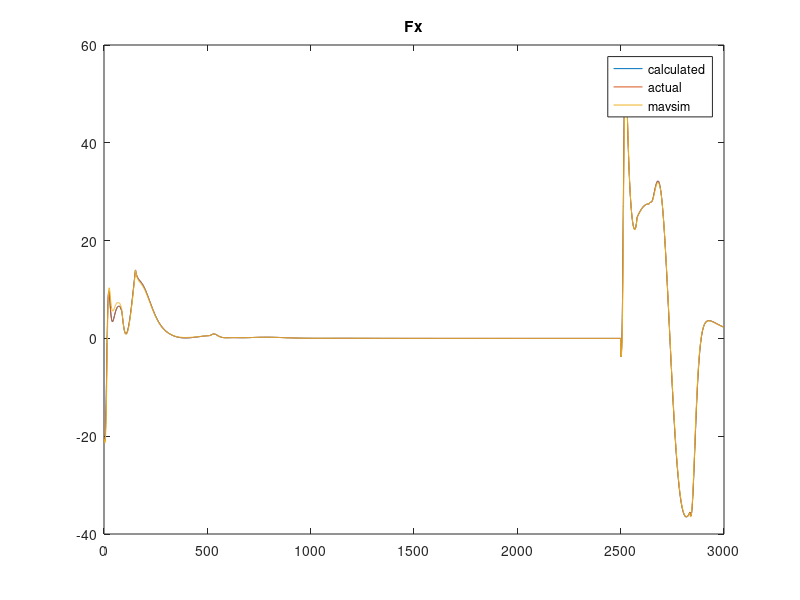
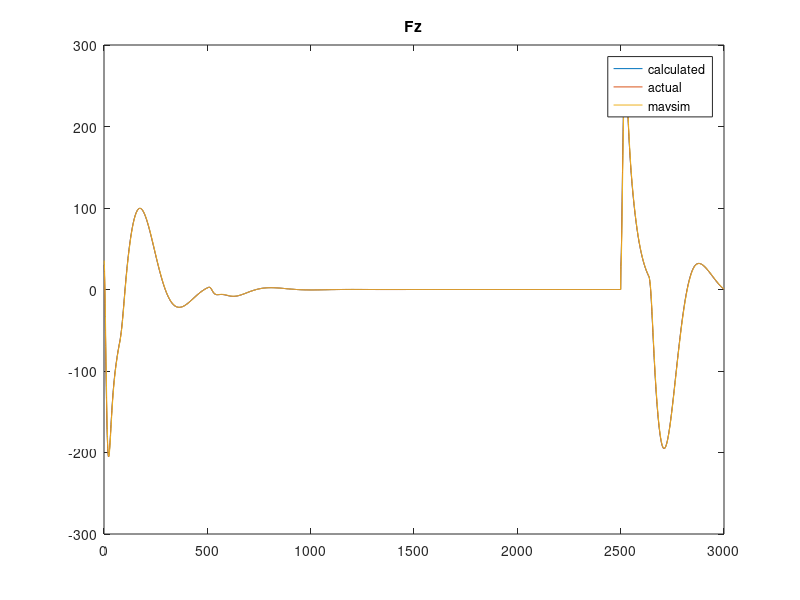
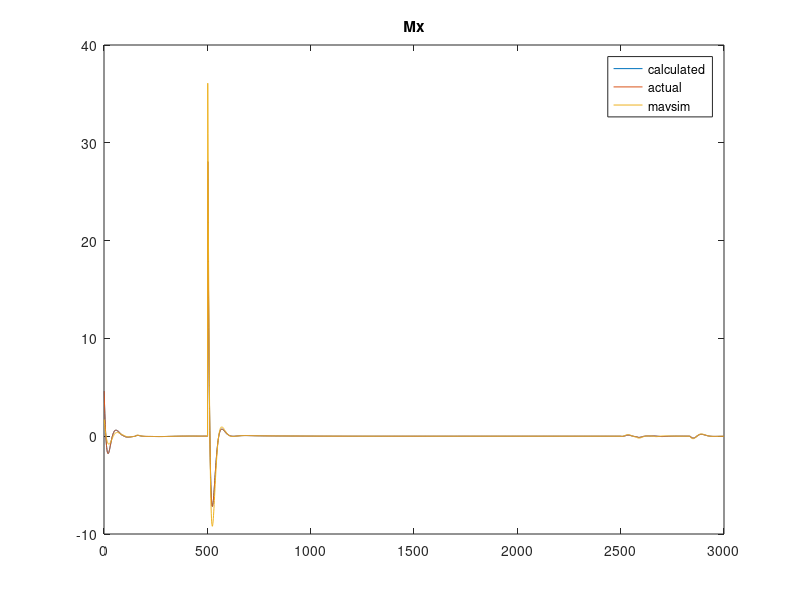
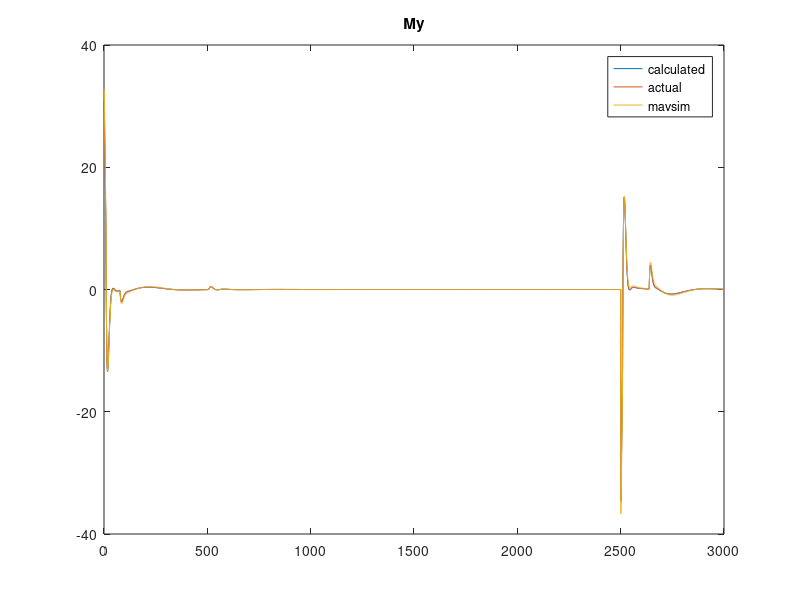

Recreate these plots in MATLAB, in order.
%reads in the calculated wrench vector
calculatedWrench = csvread('calculatedWrench.csv');
actualWrench = csvread('wrenchReference.csv');
mavsimWrench = csvread('mavsimWrench.csv');


%plots the forces in the x direction
figure(1);
plot(calculatedWrench(1,:));
hold on;
plot(actualWrench(1,:));
plot(mavsimWrench(1,:));
hold off;
legend('calculated', 'actual', 'mavsim');
title("Fx");

%plots the forces in the x direction
figure(2);
plot(calculatedWrench(2,:));
hold on;
plot(actualWrench(3,:));
plot(mavsimWrench(3,:));
hold off;
legend('calculated', 'actual', 'mavsim');
title("Fz");

%plots the forces in the x direction
figure(3);
plot(calculatedWrench(3,:));
hold on;
plot(actualWrench(4,:));
plot(mavsimWrench(4,:));
hold off;
legend('calculated', 'actual', 'mavsim');
title("Mx");


%plots the forces in the x direction
figure(4);
plot(calculatedWrench(4,:));
hold on;
plot(actualWrench(5,:));
plot(mavsimWrench(5,:));
hold off;
legend('calculated', 'actual', 'mavsim');
title("My");


%plots the forces in the x direction
figure(5);
plot(calculatedWrench(5,:));
hold on;
plot(actualWrench(6,:));
plot(mavsimWrench(6,:));
hold off;
legend('calculated', 'actual', 'mavsim');
title("Mz");
